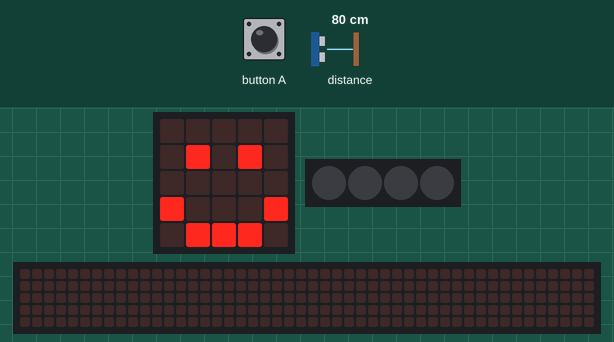
A program run on a simulated BBC micro:bit (MakeCode). Parts: the board's 5×5 LED display, 4 RGB LEDs in strip order, left to right, a strip that is not on the board, showing the scrolling text unrolled. Inputs (shaded band) come from the test bench; at power-on: distance to the obstacle 80 cm. Dim RGB values are drawn brighter than linear; the 48×5 strip is a reading aid, not a part: it shows the text the display is scrolling, unrolled, one strip-width of it at a time.

Above: at 1.8 s.
1.9 s: button A pressed for 0.15 s
At 4.53 s:
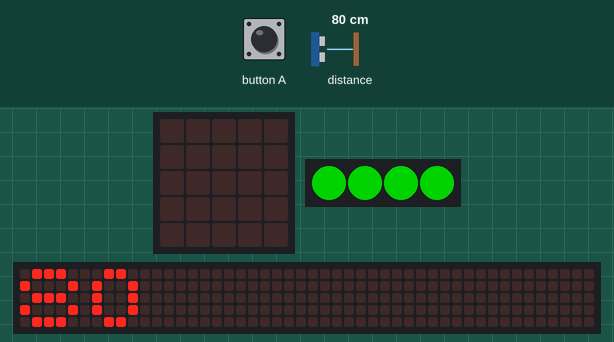
At 5.2 s:
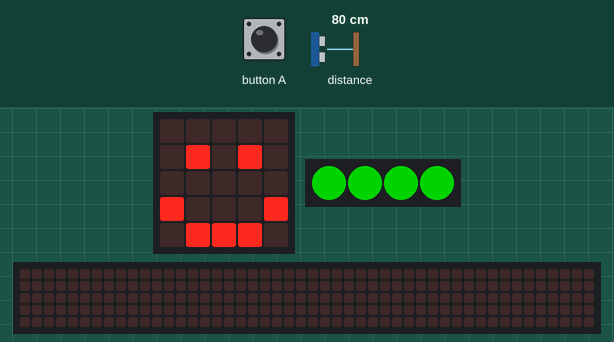
Timing chart, 0 to 6.7 s (numbered marks = the images above; inputs shaded):
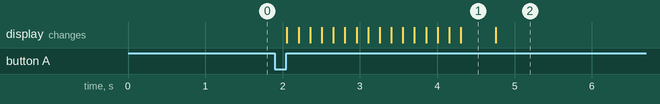

Measured:
- after the input at 1.9 s, the display: changes after 0.16 s (image 1)
- what the display in image 1 shows lasts 0.5 s, from 4.3 s to 4.8 s

The program:

main.ts
```typescript
// (licence header left out)
// variables
let distance: number = 0
let neopixelStrip: neopixel.Strip = null

// cleanup
basic.clearScreen()
basic.showIcon(IconNames.Happy)

// input
input.onButtonPressed(Button.A, function () {
  basic.clearScreen()
  distance = sonar.ping(
    DigitalPin.P1,
    DigitalPin.P2,
    PingUnit.Centimeters
  )
  if (distance < 10) {
    // if the distance is < 10 turns the neopixels Red
    neopixelStrip = neopixel.create(DigitalPin.P16, 4, NeoPixelMode.RGB)
    neopixelStrip.setPixelColor(0, neopixel.colors(NeoPixelColors.Red))
    neopixelStrip.setPixelColor(1, neopixel.colors(NeoPixelColors.Red))
    neopixelStrip.setPixelColor(2, neopixel.colors(NeoPixelColors.Red))
    neopixelStrip.setPixelColor(3, neopixel.colors(NeoPixelColors.Red))
    neopixelStrip.show()
    basic.showIcon(IconNames.Happy)
  } else {
    // if the distance is > 10 turns the neopixels Green
    neopixelStrip = neopixel.create(DigitalPin.P16, 4, NeoPixelMode.RGB)
    neopixelStrip.setPixelColor(0, neopixel.colors(NeoPixelColors.Green))
    neopixelStrip.setPixelColor(1, neopixel.colors(NeoPixelColors.Green))
    neopixelStrip.setPixelColor(2, neopixel.colors(NeoPixelColors.Green))
    neopixelStrip.setPixelColor(3, neopixel.colors(NeoPixelColors.Green))
    neopixelStrip.show()
  }

  basic.showNumber(distance)
  basic.showIcon(IconNames.Happy)
})
```
